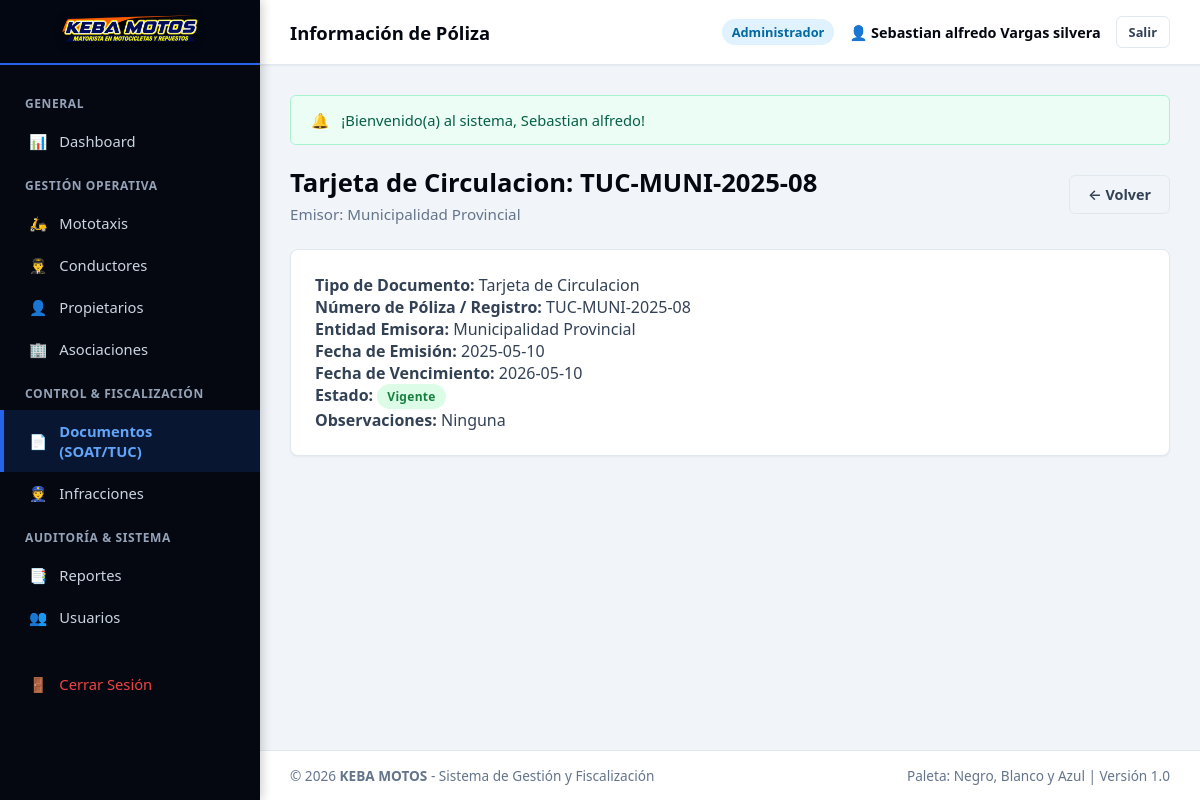
/views/documentos/ver_documento.php?id=2 (signed in), run on the app's committed database.
### tables this page shows
CREATE TABLE `documentos_vehiculo` (
  `id_documento` INT AUTO_INCREMENT PRIMARY KEY,
  `id_vehiculo` INT NOT NULL,
  `tipo_documento` ENUM('SOAT', 'Tarjeta de Propiedad', 'Tarjeta de Circulacion', 'Revision Tecnica', 'Seguro Municipal', 'Otro') NOT NULL,
  `numero_documento` VARCHAR(50) NOT NULL,
  `entidad_emisora` VARCHAR(100) NULL,
  `fecha_emision` DATE NOT NULL,
  `fecha_vencimiento` DATE NOT NULL,
  `archivo_digital` VARCHAR(255) NULL,
  `estado` ENUM('Vigente', 'Por Vencer', 'Vencido') DEFAULT 'Vigente',
  `observaciones` TEXT NULL,
  `created_at` TIMESTAMP DEFAULT CURRENT_TIMESTAMP,
  `updated_at` TIMESTAMP DEFAULT CURRENT_TIMESTAMP ON UPDATE CURRENT_TIMESTAMP,
  CONSTRAINT `fk_docs_vehiculo` FOREIGN KEY (`id_vehiculo`) REFERENCES `vehiculos` (`id_vehiculo`) ON UPDATE CASCADE ON DELETE CASCADE
);

### config/conexion.php (called while the page is built, shortened)
<?php
class Database {
    private static $host = "localhost";
    private static $db_name = "keba";
    private static $username = "root";
    private static $password = "";
    private static $conexion = null;
    public static function conectar() {
        if (self::$conexion === null) {
            try {
                $opciones = [
                    PDO::ATTR_ERRMODE => PDO::ERRMODE_EXCEPTION,
                    PDO::ATTR_DEFAULT_FETCH_MODE => PDO::FETCH_ASSOC,
                    PDO::ATTR_EMULATE_PREPARES => true,
                    PDO::MYSQL_ATTR_MULTI_STATEMENTS => true,
                    PDO::MYSQL_ATTR_INIT_COMMAND => "SET NAMES utf8mb4 COLLATE utf8mb4_unicode_ci"
                ];
                try {
                    $dsn = "mysql:host=" . self::$host . ";dbname=" . self::$db_name . ";charset=utf8mb4";
                    self::$conexion = new PDO($dsn, self::$username, self::$password, $opciones);
                } catch (PDOException $e) {
                    if ($e->getCode() == 1049 || stripos($e->getMessage(), 'Unknown database') !== false) {
                        $dsnRoot = "mysql:host=" . self::$host . ";charset=utf8mb4";
                        $pdoRoot = new PDO($dsnRoot, self::$username, self::$password, $opciones);
                        $pdoRoot->exec("CREATE DATABASE IF NOT EXISTS `" . self::$db_name . "` CHARACTER SET utf8mb4 COLLATE utf8mb4_unicode_ci;");
                        $pdoRoot = null;
                        $dsn = "mysql:host=" . self::$host . ";dbname=" . self::$db_name . ";charset=utf8mb4";
                        self::$conexion = new PDO($dsn, self::$username, self::$password, $opciones);
                    } else {
                        throw $e;
                    }
                }
                $check = self::$conexion->query("SHOW TABLES LIKE 'usuarios'");
            } catch (PDOException $e) {
                die("<div style='padding:20px; font-family:sans-serif; background:#fee2e2; color:#991b1b; border:1px solid #f87171; border-radius:8px; margin:20px;'>
                        <strong>Error al conectar con la Base de Datos:</strong> " . htmlspecialchars($e->getMessage()) . "<br><br>
                        <em>Asegúrate de que MySQL esté activo en el Panel de Control de XAMPP.</em>
                     </div>");
            }
        }
        return self::$conexion;
    }
}

### models/Documento.php (called while the page is built, shortened)
<?php
require_once dirname(__DIR__) . '/config/conexion.php';
class Documento {
    private $db;
    public function __construct() {
        $this->db = Database::conectar();
    }
    public function obtenerPorId($id) {
        $stmt = $this->db->prepare("SELECT * FROM documentos_vehiculo WHERE id_documento = :id LIMIT 1");
        $stmt->execute([':id' => $id]);
        return $stmt->fetch();
    }
}

### helpers/funciones.php (called while the page is built, shortened)
<?php
function vistaUrl($ruta) {
    return BASE_URL . 'views/' . ltrim($ruta, '/');
}

### views/documentos/ver_documento.php (the view, shortened to what this page needs)
<?php
require_once dirname(__DIR__) . '/plantillas/header.php';
require_once dirname(__DIR__) . '/plantillas/sidebar.php';
require_once dirname(__DIR__) . '/plantillas/navbar.php';
require_once dirname(dirname(__DIR__)) . '/models/Documento.php';
$id = (int)($_GET['id'] ?? 0);
$docMod = new Documento();
$d = $docMod->obtenerPorId($id);
?>
<div class="page-header">
    <div>
        <h1 class="page-title"><?= htmlspecialchars($d['tipo_documento']) ?>: <?= htmlspecialchars($d['numero_documento']) ?></h1>
        <p class="page-subtitle">Emisor: <?= htmlspecialchars($d['entidad_emisora'] ?? 'No especificado') ?></p>
    </div>
    <a href="<?= vistaUrl('documentos/listar_documentos.php') ?>" class="btn btn-outline">&larr; Volver</a>
</div>
<div class="card">
    <p><strong>Tipo de Documento:</strong> <?= htmlspecialchars($d['tipo_documento']) ?></p>
    <p><strong>Número de Póliza / Registro:</strong> <?= htmlspecialchars($d['numero_documento']) ?></p>
    <p><strong>Entidad Emisora:</strong> <?= htmlspecialchars($d['entidad_emisora'] ?? '-') ?></p>
    <p><strong>Fecha de Emisión:</strong> <?= htmlspecialchars($d['fecha_emision']) ?></p>
    <p><strong>Fecha de Vencimiento:</strong> <?= htmlspecialchars($d['fecha_vencimiento']) ?></p>
    <p><strong>Estado:</strong> <span class="badge badge-success"><?= htmlspecialchars($d['estado']) ?></span></p>
    <p><strong>Observaciones:</strong> <?= htmlspecialchars($d['observaciones'] ?? 'Ninguna') ?></p>
</div>
<?php require_once dirname(__DIR__) . '/plantillas/footer.php'; ?>

### assets/css/estilos.css (style rules this page uses)
:root { --color-primary: #0284c7; --color-primary-dark: #0369a1; --color-primary-light: #e0f2fe; --color-blue-accent: #2563eb; --color-black: #050811; --color-black-card: #0d121f; --color-black-border: #1a233a; --color-black-light: #1e293b; --color-white: #ffffff; --color-gray-50: #f8fafc; --color-gray-100: #f1f5f9; --color-gray-200: #e2e8f0; --color-gray-500: #64748b; --color-gray-700: #334155; --color-success: #10b981; --color-warning: #f59e0b; --color-danger: #ef4444; --color-info: #0284c7; --sidebar-width: 260px; --header-height: 65px; --font-main: 'Segoe UI', system-ui, -apple-system, sans-serif; --shadow-sm: 0 1px 2px 0 rgba(0, 0, 0, 0.05); --shadow-md: 0 4px 6px -1px rgba(0, 0, 0, 0.1), 0 2px 4px -1px rgba(0, 0, 0, 0.06); --shadow-lg: 0 10px 15px -3px rgba(0, 0, 0, 0.15), 0 4px 6px -2px rgba(0, 0, 0, 0.05); }
* { margin: 0; padding: 0; box-sizing: border-box; font-family: var(--font-main); }
body { background-color: var(--color-gray-100); color: var(--color-gray-700); min-height: 100vh; display: flex; flex-direction: column; }
.page-header { display: flex; align-items: center; justify-content: space-between; margin-bottom: 25px; flex-wrap: wrap; gap: 15px; }
.page-title { font-size: 1.6rem; font-weight: 800; color: var(--color-black); }
.page-subtitle { color: var(--color-gray-500); font-size: 0.95rem; margin-top: 4px; }
.btn { display: inline-flex; align-items: center; justify-content: center; gap: 8px; padding: 9px 18px; border-radius: 6px; font-size: 0.9rem; font-weight: 600; cursor: pointer; text-decoration: none; transition: all 0.2s ease; border: 1px solid transparent; }
.btn-outline { background-color: transparent; border-color: var(--color-gray-200); color: var(--color-gray-700); }
.card { background-color: var(--color-white); border-radius: 8px; border: 1px solid var(--color-gray-200); box-shadow: var(--shadow-sm); padding: 24px; margin-bottom: 25px; }

### assets/css/tablas.css (style rules this page uses)
.badge { display: inline-block; padding: 4px 10px; border-radius: 20px; font-size: 0.75rem; font-weight: 700; text-align: center; letter-spacing: 0.3px; }
.badge-success { background-color: #dcfce7; color: #15803d; }

### data on the page
documentos_vehiculo: tipo_documento "Tarjeta de Circulacion", numero_documento "TUC-MUNI-2025-08", entidad_emisora "Municipalidad Provincial", fecha_emision "2025-05-10", fecha_vencimiento "2026-05-10", estado "Vigente", observaciones "Ninguna"

### other printed values
$subtituloNavbar "Información de Póliza"
$usuarioActivo['rol_nombre'] "Administrador"
$flash['mensaje'] "¡Bienvenido(a) al sistema, Sebastian alfredo!"
